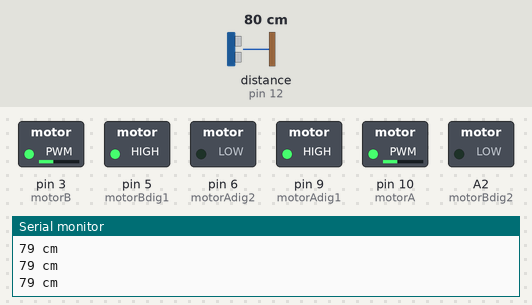
The sketch below on a simulated Arduino Uno, built with avr-gcc and run on an emulated ATmega328P. Shown: switched loads named in the sketch (green lamp = pin HIGH), the last lines printed to the serial monitor. Wiring (inferred from the names in the program): ultrasonic range finder: trigger pin 11; echo pin 12. The test bench sets the inputs (shaded band); at power-on: distance to the obstacle (sensor on pin 12) 80 cm. The echo pulse lasts 58.3 µs per cm; pins used as bus, display or sensor lines are not drawn.

Above: at 1.2 s.
1.3 s: distance to the obstacle (sensor on pin 12) set to 53 cm
2.8 s: distance to the obstacle (sensor on pin 12) set to 46 cm
At 4.0 s:
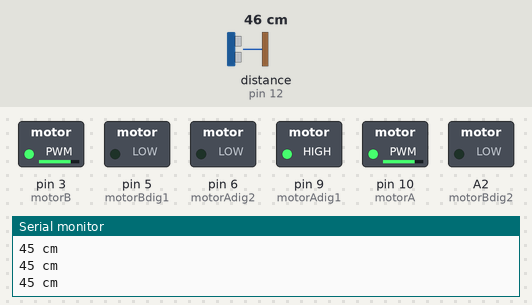
4.3 s: distance to the obstacle (sensor on pin 12) set to 250 cm
At 5.5 s:
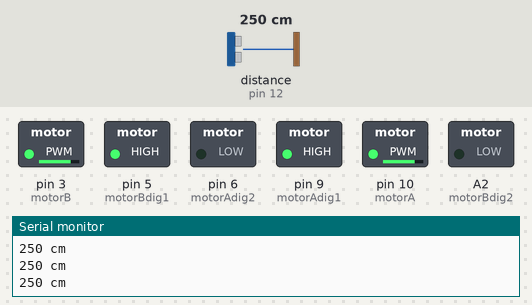
5.8 s: distance to the obstacle (sensor on pin 12) set to 2 cm
At 6.2 s:
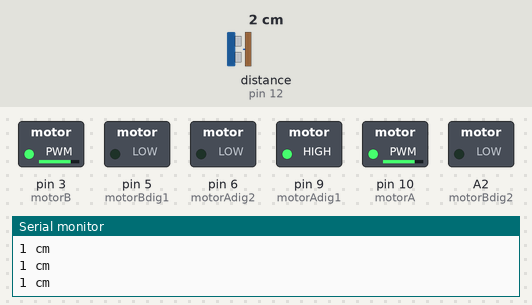
7.3 s: distance to the obstacle (sensor on pin 12) set to 60 cm
At 8.6 s:
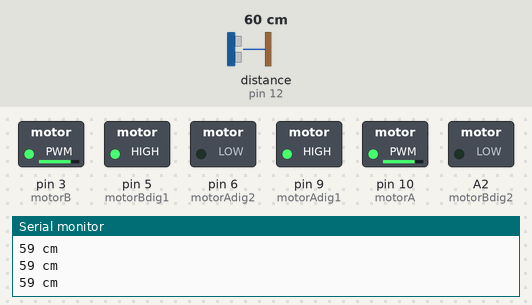
Timing chart, 0 to 10.3 s (numbered marks = the images above; inputs shaded):
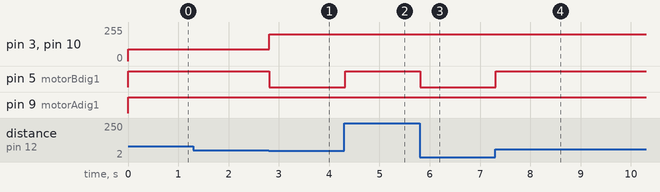

The sketch:

Obstacle_Avoidance_Robot.ino
```cpp
byte motorA = 10;
byte motorAdig1= 9;
byte motorAdig2= 6;
byte motorB = 3;
byte motorBdig1= 5;
byte motorBdig2= A2;
int speed = 90;
int trigPin = 11;
int echoPin = 12;
int sound = 250;

 void setup() {
  Serial.begin (9600);
 pinMode(trigPin, OUTPUT);
 pinMode(echoPin, INPUT);

//pinMode (motorA, OUTPUT);
analogWrite (motorA, speed);
pinMode (motorAdig1, OUTPUT);
pinMode (motorAdig2, OUTPUT);
//pinMode (motorB, OUTPUT);
analogWrite (motorB, speed);
pinMode (motorBdig1, OUTPUT);
pinMode (motorBdig2, OUTPUT);

//digitalWrite(motorA,HIGH);
//digitalWrite(motorB,HIGH);

}

void loop() {
long duration, distance;
 digitalWrite(trigPin, LOW);
 delayMicroseconds(2);
 digitalWrite(trigPin, HIGH);
 delayMicroseconds(10);
 digitalWrite(trigPin, LOW);
 duration = pulseIn(echoPin, HIGH);
 distance = (duration/2) / 29.1;
 Serial.print(distance);
 Serial.println(" cm");
 //delay(500);

 if(distance<50){

  right(200);
 }

 else{
  forward();
 };
}

void forward(){

  digitalWrite(motorAdig1,150);
  digitalWrite(motorAdig2,LOW);
  digitalWrite(motorBdig1,150);
  digitalWrite(motorBdig2,LOW);

}
void backward(){
  digitalWrite(motorAdig1,LOW);
  digitalWrite(motorAdig2,HIGH);
  digitalWrite(motorBdig1,LOW);
  digitalWrite(motorBdig2,HIGH);
}
void left(int spe){
  analogWrite(motorA,spe);
  analogWrite(motorB,spe);
  digitalWrite(motorAdig1,LOW);
  digitalWrite(motorAdig2,HIGH);
  digitalWrite(motorBdig1,HIGH);
  digitalWrite(motorBdig2,LOW);
}
void right(int spe){
  analogWrite(motorA,spe);
  analogWrite(motorB,spe);
  digitalWrite(motorAdig1,HIGH);
  digitalWrite(motorAdig2,LOW);
  digitalWrite(motorBdig1,LOW);
  digitalWrite(motorBdig2,LOW);
}

void stoppo(){
  digitalWrite(motorAdig1,LOW);
  digitalWrite(motorAdig2,LOW);
  digitalWrite(motorBdig1,LOW);
  digitalWrite(motorBdig2,LOW);
}
```

Measured:
- the behaviour switches between 51 and 50 cm on distance to the obstacle (sensor on pin 12) (found by bisection; images 0 and 1)
- after the input at 2.8 s, pin 3 (motorB), pin 10 (motorA): 90/255 → 200/255 at once; pin 5 (motorBdig1): HIGH → LOW at once
- after the input at 4.3 s, pin 5 (motorBdig1): LOW → HIGH at once
- after the input at 5.8 s, pin 5 (motorBdig1): HIGH → LOW at once
- after the input at 7.3 s, pin 5 (motorBdig1): LOW → HIGH at once
